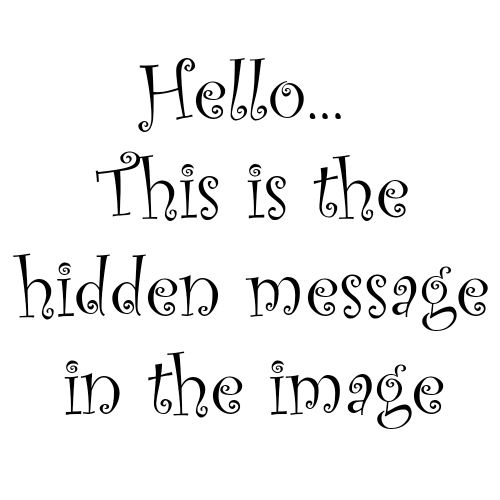
%> input picture images/MessageImage.jpg, 1000 x 1000 px (shown at 1/2 size)
$ octave Steg_Encrypt.m   (GNU Octave 9; MATLAB toolbox functions it lacks are replaced by stand-ins)
%> lines starting %> are read from the running program, lines starting %| are printed output that depends on the picture; in (x1, y1, x2, y2) boxes, pixels count from 0 and x2, y2 are one past the last pixel; in counts of white or black regions, pixels touching at a corner belong together; the program's own positions count from 1
### en_de_cryptMessage.m
function img=en_de_cryptMessage(img,key,imgSize)
%Function for encrypting and decrypting image
%It generates random 2D matrix based on a key which is used as seed
%Then bitwise XOR operation is done on the message image to excrypt it with
%the psuedorandom noisy data
rng(key);
Nonce=uint8(randi([0 1],imgSize));
img=bitxor(img,Nonce);
rng('default');
end

### Steg_Encrypt.m
%Stegnography Encryption

%m is used for message
%i is used for Image
close all
%Taking two file directories for input
% 1) Image 2) Message
[I,Rdir,~]=uigetfile({'*.jpg;*.png'},'Pick Main Image');
%> the answer given: images/MessageImage.jpg
[M,Mdir,~]=uigetfile({'*.jpg;*.png'},'Pick Message Image');
%> the answer given: images/sourceImage.jpg
img=strcat(Rdir,I);
msg=strcat(Mdir,M);
%REading the images from the recieved directories
img=imread(img);
%> img is the input picture: size 1000x1000x3 uint8; min 0, max 255, mean 240.9
msg=imread(msg);
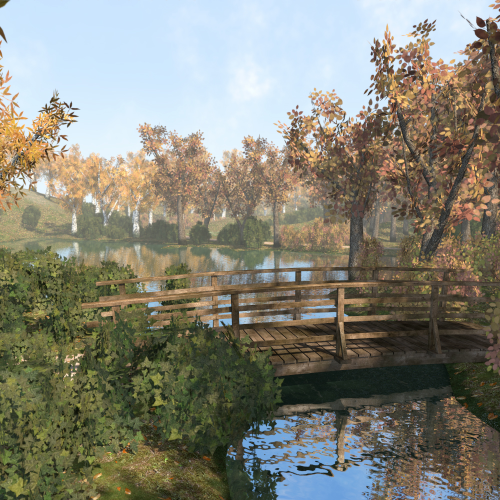
%> input picture images/sourceImage.jpg, 1000 x 1000 px (shown at 1/2 size)
%> msg is the input picture: size 1000x1000x3 uint8; mean R, G, B 132, 131.3, 118.6

%Sizing of the message is handle, the msg is resized to the lowest
%dimension of the image and the remaing side is padded to make it complete
%with the dimensions of img
[iRow,iCol]=size(img(:,:,1));
%> iRow = 1000; iCol = 1000

if(iRow>iCol)
    msg=imresize(msg,[NaN iCol]);
    [mRow,mCol]=size(msg(:,:,1));
    msg=padarray(msg,[iRow-mRow 0],'post');

elseif(iRow<iCol)
    msg=imresize(msg,[iRow NaN]);
    [mRow,mCol]=size(msg(:,:,1));
    msg=padarray(msg,[0 iCol-mCol],'post');

else
    [mRow,mCol]=size(msg(:,:,1));
%> mRow = 1000; mCol = 1000
    if(mRow<mCol)
    msg=imresize(msg,[iRow NaN]);
    msg=padarray(msg,[0 iCol-mCol],'post');

    else
    msg=imresize(msg,[iRow NaN]);
    [mRow,mCol]=size(msg(:,:,1));
    msg=padarray(msg,[0 iCol-mCol],'post');
    end

end

%Taking Key for encrypting the message
key=input('Enter Key for Encrypt : ');
%> the answer given: 3
%Message is converted to binary image and then send to another function for
%encryption
msg=uint8(im2bw(msg));
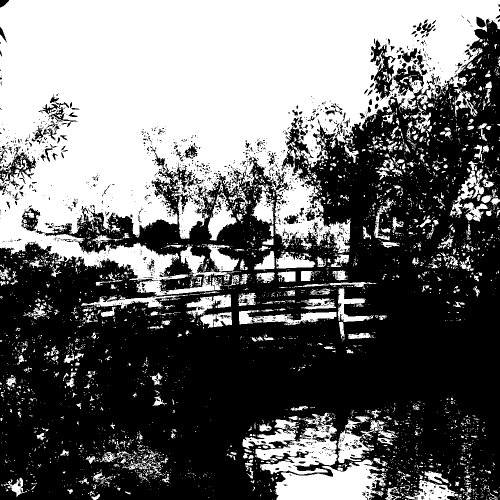
%> msg: size 1000x1000 uint8 (shown at 1/2 size); values 0 (black) and 1 (white), 43.5% white; 3771 white regions (3328 under 20 px), largest, box (x1, y1, x2, y2) and area: (0, 0, 1000, 593) 338960, (550, 919, 773, 1000) 11523, (510, 825, 675, 949) 8385
encryptMsg=en_de_cryptMessage(msg,key,[iRow,iCol]);
%> in en_de_cryptMessage, `Nonce=uint8(randi([0 1],imgSize));`:
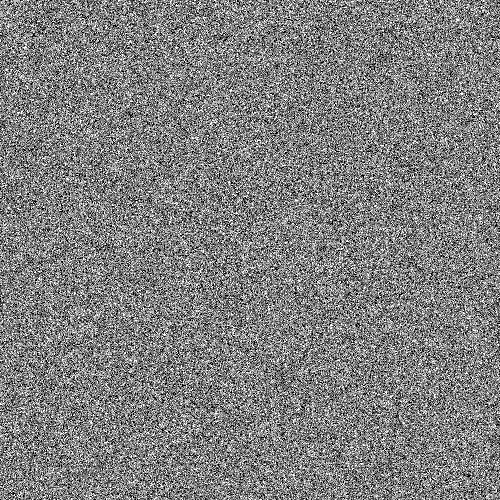
%> Nonce: size 1000x1000 uint8 (shown at 1/2 size); values 0 (black) and 1 (white), 50% white; black in thin lines or dots
%> in en_de_cryptMessage, `img=bitxor(img,Nonce);`:
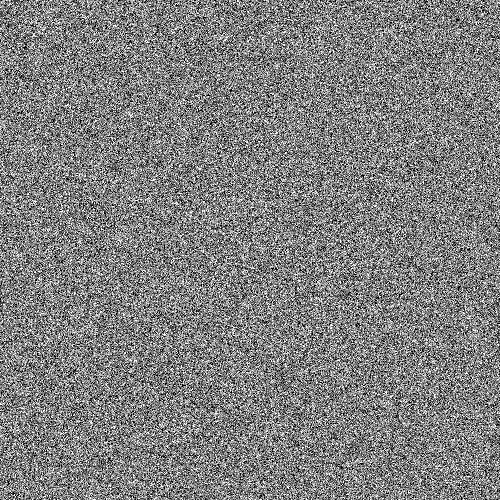
%> img: size 1000x1000 uint8 (shown at 1/2 size); values 0 (black) and 1 (white), 50% white in thin lines or dots
%last bit from the img image is cleared and added with the msg image.
maskedImg=bitand(img(:,:,1),uint8(254));
img(:,:,1)=maskedImg+encryptMsg;
%> img: size 1000x1000x3 uint8
%Final image displayed
figure, imshow(img);
%Saved in .png format because .jpeg compresses the image and the message is
%lost where as .png does not compress it so its size is also greater in
%comparision with jpeg
imwrite(img,'ImageCarryingMessage.png');
